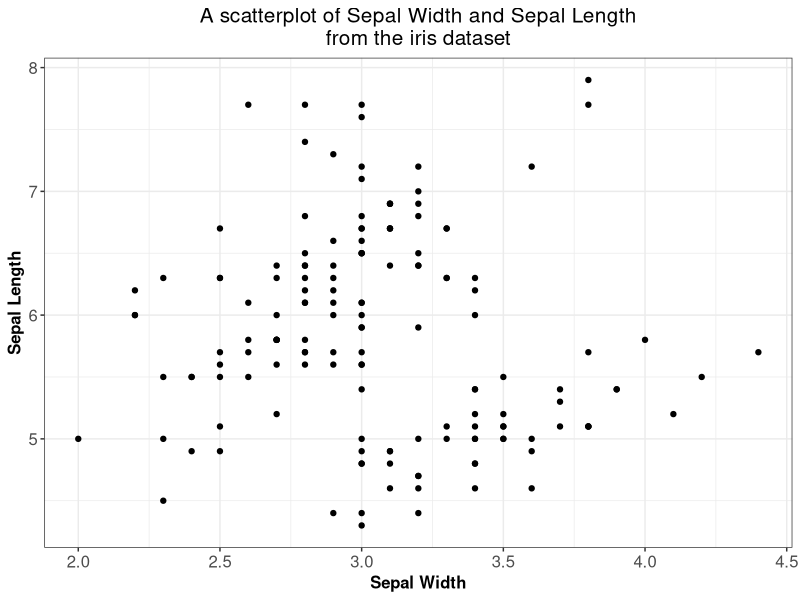

The R source for this figure:
## ---- chunk 1
library(tidyverse)
library(ggplot2)

iris %>%
  ggplot(aes(x=Sepal.Width, y = Sepal.Length)) +
  geom_point() +
  theme_bw() +
  labs(title = "A scatterplot of Sepal Width and Sepal Length\nfrom the iris dataset",
       x = "Sepal Width",
       y = "Sepal Length") +
  theme(plot.title = element_text(size = 15,
                                  hjust = 0.5),
        axis.title = element_text(size = 12, face = "bold"),
        axis.text = element_text(size = 12))


